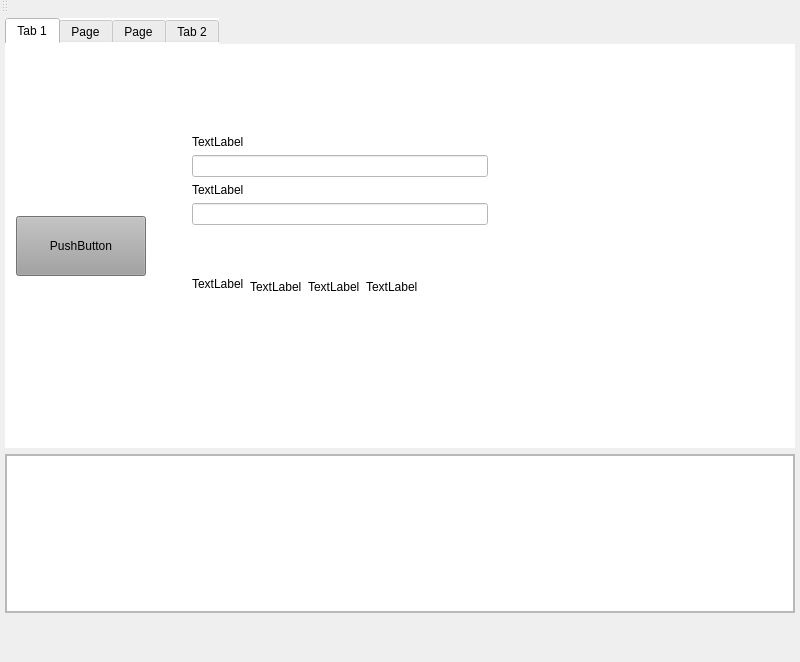
<?xml version="1.0" encoding="UTF-8"?>
<ui version="4.0">
 <class>MainWindow</class>
 <widget class="QMainWindow" name="MainWindow">
  <property name="geometry">
   <rect>
    <x>0</x>
    <y>0</y>
    <width>800</width>
    <height>662</height>
   </rect>
  </property>
  <property name="windowTitle">
   <string>MainWindow</string>
  </property>
  <property name="styleSheet">
   <string notr="true">border-color: 3px rgb(0, 0, 0);</string>
  </property>
  <widget class="QWidget" name="centralWidget">
   <property name="sizePolicy">
    <sizepolicy hsizetype="Fixed" vsizetype="Fixed">
     <horstretch>0</horstretch>
     <verstretch>0</verstretch>
    </sizepolicy>
   </property>
   <property name="minimumSize">
    <size>
     <width>800</width>
     <height>600</height>
    </size>
   </property>
   <property name="maximumSize">
    <size>
     <width>800</width>
     <height>600</height>
    </size>
   </property>
   <layout class="QVBoxLayout" name="verticalLayout_5">
    <property name="leftMargin">
     <number>5</number>
    </property>
    <property name="topMargin">
     <number>5</number>
    </property>
    <property name="rightMargin">
     <number>5</number>
    </property>
    <property name="bottomMargin">
     <number>0</number>
    </property>
    <item>
     <widget class="QTabWidget" name="tabWidget">
      <property name="styleSheet">
       <string notr="true">background-color: rgb(255, 255, 255);</string>
      </property>
      <property name="currentIndex">
       <number>0</number>
      </property>
      <widget class="QWidget" name="detaliiProiectTab">
       <attribute name="title">
        <string>Tab 1</string>
       </attribute>
       <layout class="QHBoxLayout" name="horizontalLayout">
        <item>
         <widget class="QPushButton" name="openFileBtn">
          <property name="minimumSize">
           <size>
            <width>130</width>
            <height>60</height>
           </size>
          </property>
          <property name="maximumSize">
           <size>
            <width>130</width>
            <height>60</height>
           </size>
          </property>
          <property name="styleSheet">
           <string notr="true">background-color: rgb(159, 160, 159);</string>
          </property>
          <property name="text">
           <string>PushButton</string>
          </property>
         </widget>
        </item>
        <item>
         <spacer name="horizontalSpacer_8">
          <property name="orientation">
           <enum>Qt::Horizontal</enum>
          </property>
          <property name="sizeType">
           <enum>QSizePolicy::Fixed</enum>
          </property>
          <property name="sizeHint" stdset="0">
           <size>
            <width>40</width>
            <height>20</height>
           </size>
          </property>
         </spacer>
        </item>
        <item>
         <layout class="QVBoxLayout" name="verticalLayout_3">
          <item>
           <spacer name="verticalSpacer_5">
            <property name="orientation">
             <enum>Qt::Vertical</enum>
            </property>
            <property name="sizeType">
             <enum>QSizePolicy::Fixed</enum>
            </property>
            <property name="sizeHint" stdset="0">
             <size>
              <width>20</width>
              <height>80</height>
             </size>
            </property>
           </spacer>
          </item>
          <item>
           <widget class="QLabel" name="projectNameLabel">
            <property name="text">
             <string>TextLabel</string>
            </property>
           </widget>
          </item>
          <item>
           <widget class="QLineEdit" name="projectNameLineEdit"/>
          </item>
          <item>
           <widget class="QLabel" name="opTypeLabel">
            <property name="text">
             <string>TextLabel</string>
            </property>
           </widget>
          </item>
          <item>
           <widget class="QLineEdit" name="opTypeLineEdit"/>
          </item>
          <item>
           <layout class="QHBoxLayout" name="horizontalLayout_2">
            <item>
             <layout class="QVBoxLayout" name="verticalLayout_4">
              <property name="bottomMargin">
               <number>6</number>
              </property>
              <item>
               <layout class="QHBoxLayout" name="horizontalLayout_6">
                <item>
                 <widget class="QLabel" name="fileStatusDisplay">
                  <property name="minimumSize">
                   <size>
                    <width>40</width>
                    <height>40</height>
                   </size>
                  </property>
                  <property name="maximumSize">
                   <size>
                    <width>40</width>
                    <height>40</height>
                   </size>
                  </property>
                  <property name="frameShadow">
                   <enum>QFrame::Plain</enum>
                  </property>
                  <property name="text">
                   <string/>
                  </property>
                  <property name="scaledContents">
                   <bool>true</bool>
                  </property>
                 </widget>
                </item>
               </layout>
              </item>
              <item>
               <widget class="QLabel" name="fileStatusLabel">
                <property name="text">
                 <string>TextLabel</string>
                </property>
               </widget>
              </item>
             </layout>
            </item>
            <item>
             <layout class="QVBoxLayout" name="verticalLayout_7">
              <item>
               <layout class="QHBoxLayout" name="horizontalLayout_8">
                <item>
                 <widget class="QLabel" name="picoStatusDisplay">
                  <property name="minimumSize">
                   <size>
                    <width>40</width>
                    <height>40</height>
                   </size>
                  </property>
                  <property name="maximumSize">
                   <size>
                    <width>40</width>
                    <height>40</height>
                   </size>
                  </property>
                  <property name="text">
                   <string/>
                  </property>
                  <property name="scaledContents">
                   <bool>true</bool>
                  </property>
                 </widget>
                </item>
               </layout>
              </item>
              <item>
               <widget class="QLabel" name="picoStatusLabel">
                <property name="text">
                 <string>TextLabel</string>
                </property>
               </widget>
              </item>
             </layout>
            </item>
            <item>
             <layout class="QVBoxLayout" name="verticalLayout_8">
              <item>
               <layout class="QHBoxLayout" name="horizontalLayout_9">
                <item>
                 <widget class="QLabel" name="cbStatusDisplay">
                  <property name="sizePolicy">
                   <sizepolicy hsizetype="Preferred" vsizetype="Preferred">
                    <horstretch>40</horstretch>
                    <verstretch>40</verstretch>
                   </sizepolicy>
                  </property>
                  <property name="minimumSize">
                   <size>
                    <width>40</width>
                    <height>40</height>
                   </size>
                  </property>
                  <property name="maximumSize">
                   <size>
                    <width>40</width>
                    <height>40</height>
                   </size>
                  </property>
                  <property name="layoutDirection">
                   <enum>Qt::LeftToRight</enum>
                  </property>
                  <property name="text">
                   <string/>
                  </property>
                  <property name="scaledContents">
                   <bool>true</bool>
                  </property>
                 </widget>
                </item>
               </layout>
              </item>
              <item>
               <widget class="QLabel" name="cbStatusLabel">
                <property name="text">
                 <string>TextLabel</string>
                </property>
               </widget>
              </item>
             </layout>
            </item>
            <item>
             <layout class="QVBoxLayout" name="verticalLayout_11">
              <item>
               <layout class="QHBoxLayout" name="horizontalLayout_13">
                <item>
                 <widget class="QLabel" name="uscDisplay">
                  <property name="minimumSize">
                   <size>
                    <width>40</width>
                    <height>40</height>
                   </size>
                  </property>
                  <property name="maximumSize">
                   <size>
                    <width>40</width>
                    <height>40</height>
                   </size>
                  </property>
                  <property name="text">
                   <string/>
                  </property>
                  <property name="scaledContents">
                   <bool>true</bool>
                  </property>
                 </widget>
                </item>
               </layout>
              </item>
              <item>
               <widget class="QLabel" name="uscStatusLabel">
                <property name="text">
                 <string>TextLabel</string>
                </property>
               </widget>
              </item>
             </layout>
            </item>
            <item>
             <spacer name="horizontalSpacer">
              <property name="orientation">
               <enum>Qt::Horizontal</enum>
              </property>
              <property name="sizeHint" stdset="0">
               <size>
                <width>40</width>
                <height>20</height>
               </size>
              </property>
             </spacer>
            </item>
           </layout>
          </item>
          <item>
           <spacer name="verticalSpacer_4">
            <property name="orientation">
             <enum>Qt::Vertical</enum>
            </property>
            <property name="sizeHint" stdset="0">
             <size>
              <width>20</width>
              <height>40</height>
             </size>
            </property>
           </spacer>
          </item>
         </layout>
        </item>
        <item>
         <spacer name="horizontalSpacer_4">
          <property name="orientation">
           <enum>Qt::Horizontal</enum>
          </property>
          <property name="sizeHint" stdset="0">
           <size>
            <width>40</width>
            <height>20</height>
           </size>
          </property>
         </spacer>
        </item>
       </layout>
      </widget>
      <widget class="QWidget" name="graphTab">
       <attribute name="title">
        <string>Page</string>
       </attribute>
       <layout class="QHBoxLayout" name="horizontalLayout_3">
        <property name="leftMargin">
         <number>0</number>
        </property>
        <property name="topMargin">
         <number>0</number>
        </property>
        <property name="rightMargin">
         <number>0</number>
        </property>
        <property name="bottomMargin">
         <number>0</number>
        </property>
        <item>
         <layout class="QHBoxLayout" name="horizontalLayout_14">
          <item>
           <widget class="QWidget" name="grwidget" native="true">
            <property name="sizePolicy">
             <sizepolicy hsizetype="Fixed" vsizetype="Fixed">
              <horstretch>0</horstretch>
              <verstretch>0</verstretch>
             </sizepolicy>
            </property>
            <property name="minimumSize">
             <size>
              <width>400</width>
              <height>400</height>
             </size>
            </property>
            <property name="maximumSize">
             <size>
              <width>400</width>
              <height>400</height>
             </size>
            </property>
            <property name="styleSheet">
             <string notr="true">border: 1px solid rgb(0, 0, 0)</string>
            </property>
            <layout class="QHBoxLayout" name="horizontalLayout_16">
             <property name="leftMargin">
              <number>0</number>
             </property>
             <property name="topMargin">
              <number>0</number>
             </property>
             <property name="rightMargin">
              <number>0</number>
             </property>
             <property name="bottomMargin">
              <number>0</number>
             </property>
             <item>
              <layout class="QHBoxLayout" name="horizontalLayout_15"/>
             </item>
            </layout>
           </widget>
          </item>
         </layout>
        </item>
       </layout>
      </widget>
      <widget class="QWidget" name="tab_4">
       <attribute name="title">
        <string>Page</string>
       </attribute>
       <layout class="QVBoxLayout" name="verticalLayout_6">
        <item>
         <spacer name="verticalSpacer">
          <property name="orientation">
           <enum>Qt::Vertical</enum>
          </property>
          <property name="sizeType">
           <enum>QSizePolicy::Fixed</enum>
          </property>
          <property name="sizeHint" stdset="0">
           <size>
            <width>20</width>
            <height>90</height>
           </size>
          </property>
         </spacer>
        </item>
        <item>
         <layout class="QVBoxLayout" name="verticalLayout_2">
          <item>
           <layout class="QHBoxLayout" name="horizontalLayout_4">
            <item>
             <spacer name="horizontalSpacer_3">
              <property name="orientation">
               <enum>Qt::Horizontal</enum>
              </property>
              <property name="sizeHint" stdset="0">
               <size>
                <width>40</width>
                <height>20</height>
               </size>
              </property>
             </spacer>
            </item>
            <item>
             <widget class="QPushButton" name="InitLaserBtn">
              <property name="enabled">
               <bool>false</bool>
              </property>
              <property name="minimumSize">
               <size>
                <width>150</width>
                <height>50</height>
               </size>
              </property>
              <property name="styleSheet">
               <string notr="true">border: 3px solid rgb(0, 0, 0)</string>
              </property>
              <property name="text">
               <string>PushButton</string>
              </property>
             </widget>
            </item>
            <item>
             <spacer name="horizontalSpacer_10">
              <property name="orientation">
               <enum>Qt::Horizontal</enum>
              </property>
              <property name="sizeHint" stdset="0">
               <size>
                <width>40</width>
                <height>20</height>
               </size>
              </property>
             </spacer>
            </item>
            <item>
             <widget class="QPushButton" name="alignBtn">
              <property name="minimumSize">
               <size>
                <width>150</width>
                <height>50</height>
               </size>
              </property>
              <property name="styleSheet">
               <string notr="true">border: 3px solid rgb(0, 0, 0)</string>
              </property>
              <property name="text">
               <string>PushButton</string>
              </property>
             </widget>
            </item>
            <item>
             <spacer name="horizontalSpacer_2">
              <property name="orientation">
               <enum>Qt::Horizontal</enum>
              </property>
              <property name="sizeHint" stdset="0">
               <size>
                <width>40</width>
                <height>20</height>
               </size>
              </property>
             </spacer>
            </item>
           </layout>
          </item>
          <item>
           <layout class="QHBoxLayout" name="horizontalLayout_5">
            <item>
             <spacer name="horizontalSpacer_5">
              <property name="orientation">
               <enum>Qt::Horizontal</enum>
              </property>
              <property name="sizeHint" stdset="0">
               <size>
                <width>40</width>
                <height>20</height>
               </size>
              </property>
             </spacer>
            </item>
            <item>
             <widget class="QPushButton" name="startBtn">
              <property name="enabled">
               <bool>false</bool>
              </property>
              <property name="minimumSize">
               <size>
                <width>150</width>
                <height>50</height>
               </size>
              </property>
              <property name="styleSheet">
               <string notr="true">background-color : rgb(57,255,20);
border: 3px solid rgb(0, 0, 0)</string>
              </property>
              <property name="text">
               <string>START</string>
              </property>
             </widget>
            </item>
            <item>
             <spacer name="horizontalSpacer_6">
              <property name="orientation">
               <enum>Qt::Horizontal</enum>
              </property>
              <property name="sizeHint" stdset="0">
               <size>
                <width>40</width>
                <height>20</height>
               </size>
              </property>
             </spacer>
            </item>
            <item>
             <widget class="QPushButton" name="stopBtn">
              <property name="enabled">
               <bool>false</bool>
              </property>
              <property name="sizePolicy">
               <sizepolicy hsizetype="Fixed" vsizetype="Fixed">
                <horstretch>0</horstretch>
                <verstretch>0</verstretch>
               </sizepolicy>
              </property>
              <property name="minimumSize">
               <size>
                <width>150</width>
                <height>50</height>
               </size>
              </property>
              <property name="maximumSize">
               <size>
                <width>150</width>
                <height>50</height>
               </size>
              </property>
              <property name="styleSheet">
               <string notr="true">background-color : rgb(255,0,0);
border: 3px solid rgb(0, 0, 0)</string>
              </property>
              <property name="text">
               <string>STOP</string>
              </property>
             </widget>
            </item>
            <item>
             <spacer name="horizontalSpacer_7">
              <property name="orientation">
               <enum>Qt::Horizontal</enum>
              </property>
              <property name="sizeHint" stdset="0">
               <size>
                <width>40</width>
                <height>20</height>
               </size>
              </property>
             </spacer>
            </item>
           </layout>
          </item>
          <item>
           <spacer name="verticalSpacer_2">
            <property name="orientation">
             <enum>Qt::Vertical</enum>
            </property>
            <property name="sizeHint" stdset="0">
             <size>
              <width>20</width>
              <height>40</height>
             </size>
            </property>
           </spacer>
          </item>
         </layout>
        </item>
       </layout>
      </widget>
      <widget class="QWidget" name="tabConfigurari">
       <attribute name="title">
        <string>Tab 2</string>
       </attribute>
       <layout class="QHBoxLayout" name="horizontalLayout_11">
        <item>
         <layout class="QHBoxLayout" name="horizontalLayout_10">
          <item>
           <layout class="QVBoxLayout" name="verticalLayout_9">
            <item>
             <spacer name="verticalSpacer_6">
              <property name="orientation">
               <enum>Qt::Vertical</enum>
              </property>
              <property name="sizeType">
               <enum>QSizePolicy::Fixed</enum>
              </property>
              <property name="sizeHint" stdset="0">
               <size>
                <width>20</width>
                <height>70</height>
               </size>
              </property>
             </spacer>
            </item>
            <item>
             <widget class="QPushButton" name="btnLaserSettings">
              <property name="minimumSize">
               <size>
                <width>250</width>
                <height>100</height>
               </size>
              </property>
              <property name="maximumSize">
               <size>
                <width>250</width>
                <height>100</height>
               </size>
              </property>
              <property name="styleSheet">
               <string notr="true">border: 3px solid rgb(0, 0, 0)</string>
              </property>
              <property name="text">
               <string>Setari Laser</string>
              </property>
             </widget>
            </item>
            <item>
             <widget class="QPushButton" name="saveSerialSettings">
              <property name="minimumSize">
               <size>
                <width>0</width>
                <height>50</height>
               </size>
              </property>
              <property name="maximumSize">
               <size>
                <width>1000</width>
                <height>16777215</height>
               </size>
              </property>
              <property name="styleSheet">
               <string notr="true">border: 3px solid rgb(0, 0, 0)</string>
              </property>
              <property name="text">
               <string>Salveaza Setari Serial</string>
              </property>
             </widget>
            </item>
            <item>
             <spacer name="verticalSpacer_3">
              <property name="orientation">
               <enum>Qt::Vertical</enum>
              </property>
              <property name="sizeHint" stdset="0">
               <size>
                <width>20</width>
                <height>40</height>
               </size>
              </property>
             </spacer>
            </item>
           </layout>
          </item>
          <item>
           <layout class="QHBoxLayout" name="horizontalLayout_12">
            <item>
             <layout class="QVBoxLayout" name="verticalLayout_10">
              <property name="spacing">
               <number>10</number>
              </property>
              <item>
               <spacer name="verticalSpacer_7">
                <property name="orientation">
                 <enum>Qt::Vertical</enum>
                </property>
                <property name="sizeHint" stdset="0">
                 <size>
                  <width>20</width>
                  <height>40</height>
                 </size>
                </property>
               </spacer>
              </item>
              <item>
               <widget class="QComboBox" name="portNameCBox">
                <property name="minimumSize">
                 <size>
                  <width>150</width>
                  <height>0</height>
                 </size>
                </property>
                <property name="maximumSize">
                 <size>
                  <width>150</width>
                  <height>16777215</height>
                 </size>
                </property>
                <property name="styleSheet">
                 <string notr="true">border: 1px solid rgb(0, 0, 0)</string>
                </property>
               </widget>
              </item>
              <item>
               <widget class="QComboBox" name="baudRateCBox">
                <property name="styleSheet">
                 <string notr="true">border: 1px solid rgb(0, 0, 0)</string>
                </property>
               </widget>
              </item>
              <item>
               <widget class="QComboBox" name="dataBitsCBox">
                <property name="styleSheet">
                 <string notr="true">border: 1px solid rgb(0, 0, 0)</string>
                </property>
               </widget>
              </item>
              <item>
               <widget class="QComboBox" name="parityCBox">
                <property name="styleSheet">
                 <string notr="true">border: 1px solid rgb(0, 0, 0)</string>
                </property>
               </widget>
              </item>
              <item>
               <widget class="QComboBox" name="stopBitsCBox">
                <property name="styleSheet">
                 <string notr="true">border: 1px solid rgb(0, 0, 0)</string>
                </property>
               </widget>
              </item>
              <item>
               <widget class="QComboBox" name="flowControlCBox">
                <property name="styleSheet">
                 <string notr="true">border: 1px solid rgb(0, 0, 0)</string>
                </property>
               </widget>
              </item>
              <item>
               <widget class="QLabel" name="RfeedbackLable">
                <property name="text">
                 <string>Rfeedback:</string>
                </property>
               </widget>
              </item>
              <item>
               <widget class="QLineEdit" name="rFeedbackLineEdit"/>
              </item>
              <item>
               <spacer name="verticalSpacer_8">
                <property name="orientation">
                 <enum>Qt::Vertical</enum>
                </property>
                <property name="sizeHint" stdset="0">
                 <size>
                  <width>20</width>
                  <height>40</height>
                 </size>
                </property>
               </spacer>
              </item>
             </layout>
            </item>
            <item>
             <spacer name="horizontalSpacer_9">
              <property name="orientation">
               <enum>Qt::Horizontal</enum>
              </property>
              <property name="sizeType">
               <enum>QSizePolicy::Expanding</enum>
              </property>
              <property name="sizeHint" stdset="0">
               <size>
                <width>40</width>
                <height>20</height>
               </size>
              </property>
             </spacer>
            </item>
           </layout>
          </item>
         </layout>
        </item>
       </layout>
      </widget>
     </widget>
    </item>
    <item>
     <widget class="QScrollArea" name="statusDisplay">
      <property name="widgetResizable">
       <bool>true</bool>
      </property>
      <widget class="QWidget" name="scrollAreaWidgetContents">
       <property name="geometry">
        <rect>
         <x>0</x>
         <y>0</y>
         <width>788</width>
         <height>144</height>
        </rect>
       </property>
       <property name="minimumSize">
        <size>
         <width>0</width>
         <height>0</height>
        </size>
       </property>
       <property name="maximumSize">
        <size>
         <width>16777215</width>
         <height>1678000</height>
        </size>
       </property>
       <layout class="QHBoxLayout" name="horizontalLayout_7">
        <property name="leftMargin">
         <number>0</number>
        </property>
        <property name="topMargin">
         <number>0</number>
        </property>
        <property name="rightMargin">
         <number>0</number>
        </property>
        <property name="bottomMargin">
         <number>0</number>
        </property>
        <item>
         <widget class="QTextEdit" name="statusDisplayTextArea">
          <property name="sizePolicy">
           <sizepolicy hsizetype="Preferred" vsizetype="Preferred">
            <horstretch>0</horstretch>
            <verstretch>0</verstretch>
           </sizepolicy>
          </property>
          <property name="horizontalScrollBarPolicy">
           <enum>Qt::ScrollBarAlwaysOff</enum>
          </property>
          <property name="readOnly">
           <bool>true</bool>
          </property>
         </widget>
        </item>
       </layout>
      </widget>
     </widget>
    </item>
   </layout>
  </widget>
  <widget class="QMenuBar" name="menuBar">
   <property name="geometry">
    <rect>
     <x>0</x>
     <y>0</y>
     <width>800</width>
     <height>22</height>
    </rect>
   </property>
  </widget>
  <widget class="QToolBar" name="mainToolBar">
   <attribute name="toolBarArea">
    <enum>TopToolBarArea</enum>
   </attribute>
   <attribute name="toolBarBreak">
    <bool>false</bool>
   </attribute>
  </widget>
 </widget>
 <layoutdefault spacing="6" margin="11"/>
 <resources/>
 <connections/>
</ui>
